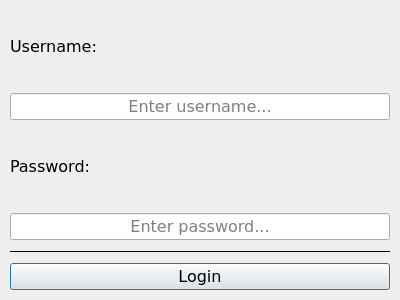
<?xml version="1.0" encoding="UTF-8"?>
<ui version="4.0">
 <class>DevLogin</class>
 <widget class="QDialog" name="DevLogin">
  <property name="geometry">
   <rect>
    <x>0</x>
    <y>0</y>
    <width>400</width>
    <height>300</height>
   </rect>
  </property>
  <property name="font">
   <font>
    <family>Verdana</family>
    <pointsize>12</pointsize>
   </font>
  </property>
  <property name="windowTitle">
   <string>Authorize</string>
  </property>
  <property name="windowIcon">
   <iconset resource="../Resource/dev_resource.qrc">
    <normaloff>:/icons/logo-removebg.ico</normaloff>:/icons/logo-removebg.ico</iconset>
  </property>
  <property name="modal">
   <bool>true</bool>
  </property>
  <layout class="QVBoxLayout" name="main_layout" stretch="1,1,1,1,1,1">
   <property name="spacing">
    <number>10</number>
   </property>
   <property name="leftMargin">
    <number>10</number>
   </property>
   <property name="topMargin">
    <number>10</number>
   </property>
   <property name="rightMargin">
    <number>10</number>
   </property>
   <property name="bottomMargin">
    <number>10</number>
   </property>
   <item>
    <widget class="QLabel" name="lbl_username">
     <property name="text">
      <string>Username:</string>
     </property>
    </widget>
   </item>
   <item>
    <widget class="QLineEdit" name="lnedit_username">
     <property name="alignment">
      <set>Qt::AlignCenter</set>
     </property>
     <property name="placeholderText">
      <string>Enter username...</string>
     </property>
    </widget>
   </item>
   <item>
    <widget class="QLabel" name="lbl_password">
     <property name="text">
      <string>Password:</string>
     </property>
    </widget>
   </item>
   <item>
    <widget class="QLineEdit" name="lnedit_password">
     <property name="echoMode">
      <enum>QLineEdit::Password</enum>
     </property>
     <property name="alignment">
      <set>Qt::AlignCenter</set>
     </property>
     <property name="placeholderText">
      <string>Enter password...</string>
     </property>
    </widget>
   </item>
   <item>
    <widget class="Line" name="line">
     <property name="frameShadow">
      <enum>QFrame::Plain</enum>
     </property>
     <property name="orientation">
      <enum>Qt::Horizontal</enum>
     </property>
    </widget>
   </item>
   <item>
    <widget class="QPushButton" name="pshbtn_login">
     <property name="cursor">
      <cursorShape>PointingHandCursor</cursorShape>
     </property>
     <property name="text">
      <string>Login</string>
     </property>
    </widget>
   </item>
  </layout>
 </widget>
 <resources>
  <include location="../Resource/dev_resource.qrc"/>
 </resources>
 <connections/>
</ui>
